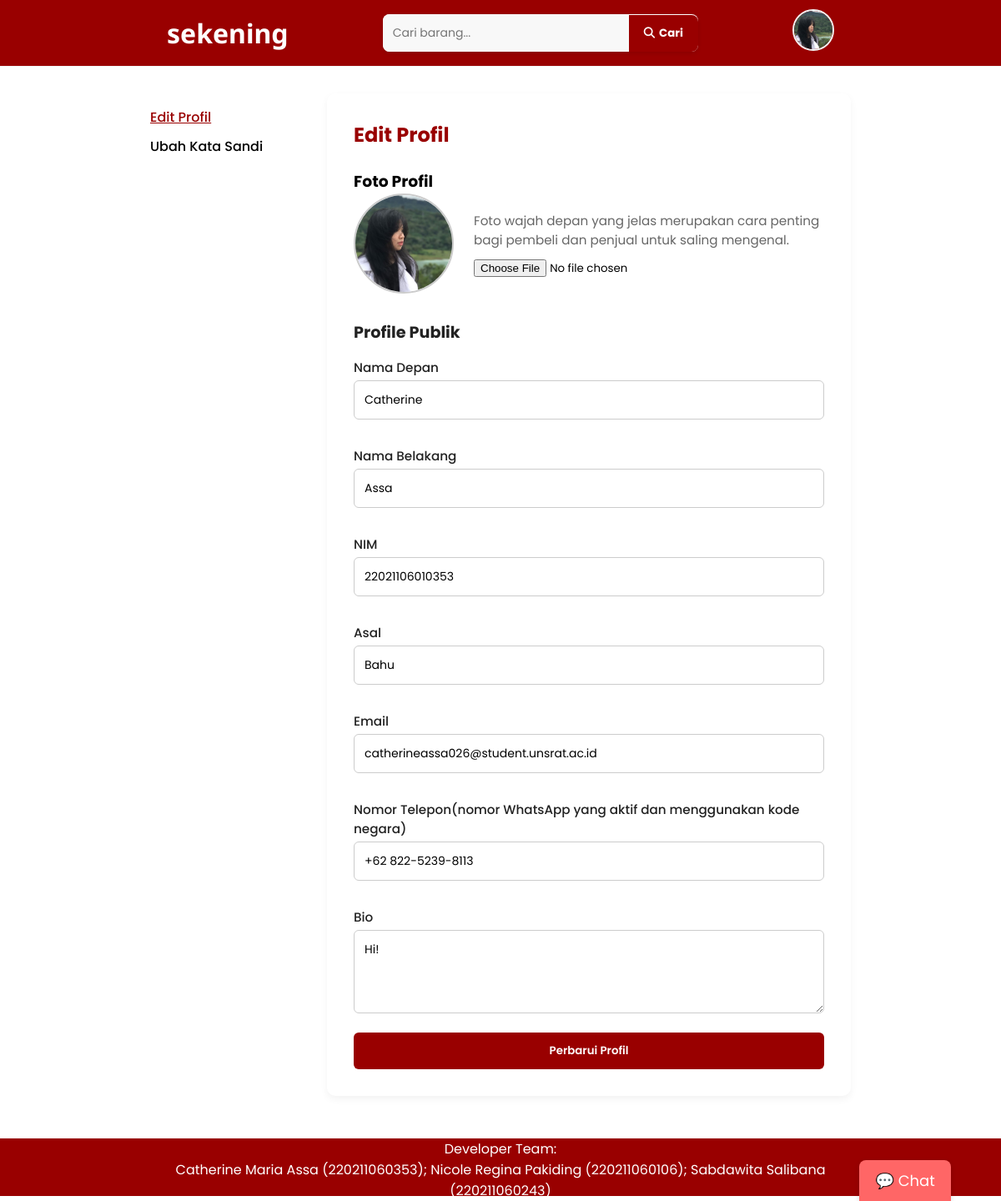
/editProfil.php (signed in), run on the app's committed database.
### tables this page shows
CREATE TABLE `users` (
  `user_id` int(11) NOT NULL,
  `first_name` varchar(100) NOT NULL,
  `last_name` varchar(100) NOT NULL,
  `student_id` varchar(20) NOT NULL,
  `user_dob` date DEFAULT NULL,
  `email` varchar(100) NOT NULL,
  `password_hash` varchar(255) NOT NULL,
  `profile_photo` varchar(255) DEFAULT NULL,
  `location` varchar(100) DEFAULT NULL,
  `phone_number` varchar(20) DEFAULT NULL,
  `bio` text DEFAULT NULL,
  `created_at` timestamp NOT NULL DEFAULT current_timestamp()
);

### editProfil.php (the view, shortened to what this page needs)
<?php
include 'includes/dbconn.php';
$isLoggedIn = isset($_SESSION['user_id']);
$user_data = null;
if ($isLoggedIn) {
    $user_id = $_SESSION['user_id'];
    $stmt = $conn->prepare("
        SELECT first_name, last_name, student_id, location, email, profile_photo, bio, phone_number
        FROM users WHERE user_id = ?
    ");
    $stmt->bind_param("i", $user_id);
    $stmt->execute();
    $result = $stmt->get_result();
    $user_data = $result->fetch_assoc();
}
?>
<!DOCTYPE html>
<html lang="id">
<head>
    <?php include "includes/styles.php"; ?>
</head>
<body>
    <?php include "includes/header.php"; ?>
    <main class="container">
        <section class="edit-sec">
            <section class="sidebar">
                <ul>
                    <li><a href="editProfil.php" class="active">Edit Profil</a></li>
                    <li><a href="editpassPage.php">Ubah Kata Sandi</a></li>
                </ul>
            </section>
            <section class="edit-profil">
                <h2>Edit Profil</h2>
                <form action="" method="POST" enctype="multipart/form-data">
                    <h3>Foto Profil</h3>
                    <div class="foto-profil">
                        <img
                            src="/sekening_02/<?= htmlspecialchars($user_data['profile_photo'] ?: 'uploads/placeholders/profile.jpg') ?>"
                            alt="Foto Profil <?= htmlspecialchars($user_data['first_name'] . ' ' . $user_data['last_name']) ?>"
                        />
                        <div class="up-desc">
                            <p>Foto wajah depan yang jelas merupakan cara penting bagi pembeli dan penjual untuk saling mengenal.</p>
                            <input type="file" name="profile_photo" accept="image/*">
                        </div>
                    </div>
                    <div class="profil-publik">
                        <h3>Profile Publik</h3>
                        <p class="label-profil">Nama Depan</p>
                        <input type="text" name="first_name" value="<?= htmlspecialchars($user_data['first_name']) ?>" required>
                        <p class="label-profil">Nama Belakang</p>
                        <input type="text" name="last_name" value="<?= htmlspecialchars($user_data['last_name']) ?>" required>
                        <p class="label-profil">NIM</p>
                        <input type="text" name="student_id" value="<?= htmlspecialchars($user_data['student_id']) ?>" required>
                        <p class="label-profil">Asal</p>
                        <input type="text" name="location" value="<?= htmlspecialchars($user_data['location']) ?>" required>
                        <p class="label-profil">Email</p>
                        <input type="email" name="email" value="<?= htmlspecialchars($user_data['email']) ?>" required>
                        <p class="label-profil">Nomor Telepon(nomor WhatsApp yang aktif dan menggunakan kode negara)</p>
                        <input type="text" name="phone_number" value="<?= htmlspecialchars($user_data['phone_number']) ?>" required>
                        <p class="label-profil">Bio</p>
                        <textarea name="bio" required><?= htmlspecialchars($user_data['bio']) ?></textarea>
                        <button type="submit">Perbarui Profil</button>
                    </div>
                </form>
            </section>
        </section>
    </main>
    <?php include "includes/chatWidget.php"; ?>
    <?php include "includes/footer.php"; ?>
</body>
</html>

### assets/css/base.css (style rules this page uses)
:root { --font-primary: "Poppins", sans-serif; --font-secondary: "Noto Sans", sans-serif; --font-size-xxs: 0.75rem; --font-size-xs: 0.875rem; --font-size-sm: 1rem; --font-size-md: 1.25rem; --font-size-lg: 1.5rem; --font-size-xl: 2rem; --font-size-xxl: 2.5rem; --font-size-logo: var(--font-size-xl); --font-size-nav: var(--font-size-sm); --font-size-search-input: var(--font-size-xs); --font-size-banner: var(--font-size-xxl); --font-size-recommendation-title: var(--font-size-lg); --font-size-card-title: var(--font-size-xs); --font-size-card-price: var(--font-size-sm); --font-size-card-desc: var(--font-size-xxs); --font-size-product-detail-title: var(--font-size-lg); --font-size-product-detail-price: var(--font-size-xl); --font-size-product-detail-label: var(--font-size-sm); --font-size-product-detail-desc: var(--font-size-xs); --font-size-preview-profile-name: var(--font-size-lg); --font-size-preview-profile-active: var(--font-size-xs); --font-size-preview-profile-button: var(--font-size-xs); --font-size-preview-profile-stats: var(--font-size-sm); --color-accent: #990000; --color-accent-secondary: #ff6666; --color-accent-hover-bg: hsl(0, 100%, 25%); --color-accent-hover-bg-dark: hsl(0, 100%, 20%); --color-accent-hover-gradient: linear-gradient(to right, hsl(0, 100%, 20%), hsl(0, 100%, 30%)); --color-bg-primary: #ffffff; --color-bg-secondary: #f5f5f5; --color-bg-hover: #f2f2f2; --color-text-primary: #222222; --color-text-secondary: #757575; --color-text-inverse: #ffffff; --color-border-light: #f2f2f2; --color-border-dark: #757575; }
* { margin: 0; padding: 0; box-sizing: border-box; font-family: var(--font-primary); list-style: none; text-decoration: none; scroll-padding-top: 2rem; scroll-behavior: smooth; }
body { margin-top: 7rem; height: 100%; background-color: var(--color-bg-primary); }
.container { width: 70%; margin: 0 auto; }

### assets/css/editSidebar.css (style rules this page uses)
.edit-sec { display: flex; }
.sidebar { width: 150px; margin-right: 30px; }
.sidebar ul { padding-top: 1rem; list-style-type: none; }
.sidebar li { margin-bottom: 10px; }
.sidebar a { text-decoration: none; color: black; font-weight: 500; }
.sidebar a:hover, .sidebar a.active { color: var(--color-accent); cursor: pointer; text-decoration: underline; transition: color 0.3s ease; }

### assets/css/editProfil.css (style rules this page uses)
.edit-sec { display: flex; flex-wrap: wrap; gap: 2rem; margin-top: 2rem; }
.edit-profil { flex: 1; padding: 2rem; background-color: var(--color-bg-primary, #fff); border-radius: 10px; box-shadow: 0 4px 10px rgba(0, 0, 0, 0.05); }
.edit-profil h2 { font-size: 1.5rem; margin-bottom: 1.5rem; color: var(--color-accent); }
.foto-profil { display: flex; flex-wrap: wrap; align-items: center; gap: 1.5rem; margin-bottom: 2rem; }
.foto-profil img { width: 120px; height: 120px; object-fit: cover; border-radius: 50%; border: 2px solid #ccc; }
.up-desc { flex: 1; }
.up-desc p { font-size: 0.95rem; color: #666; margin-bottom: 0.75rem; }
.up-desc input[type="file"] { display: block; margin-top: 0.5rem; }
.profil-publik h3 { font-size: 1.2rem; margin-top: 1rem; margin-bottom: 1rem; color: var(--color-text-primary); }
.label-profil { font-size: 0.95rem; font-weight: 500; color: var(--color-text-primary); margin-top: 1rem; margin-bottom: 0.25rem; }
.profil-publik input, .profil-publik textarea { width: 100%; padding: 12px; border: 1px solid #ccc; border-radius: 6px; font-size: 14px; margin-bottom: 1rem; }
.profil-publik textarea { min-height: 100px; resize: vertical; }
.profil-publik button[type="submit"] { width: 100%; padding: 0.75rem; border-radius: 6px; font-weight: 600; color: var(--color-text-inverse, #fff); background-color: var(--color-accent, #007bff); border: none; cursor: pointer; transition: background-color 0.3s ease-in-out; }

### data on the page
users: profile_photo (picture), first_name "Catherine", last_name "Assa", student_id "22021106010353", location "Bahu", email "catherineassa026@student.unsrat.ac.id", phone_number "+62 822-5239-8113", bio "Hi!"
